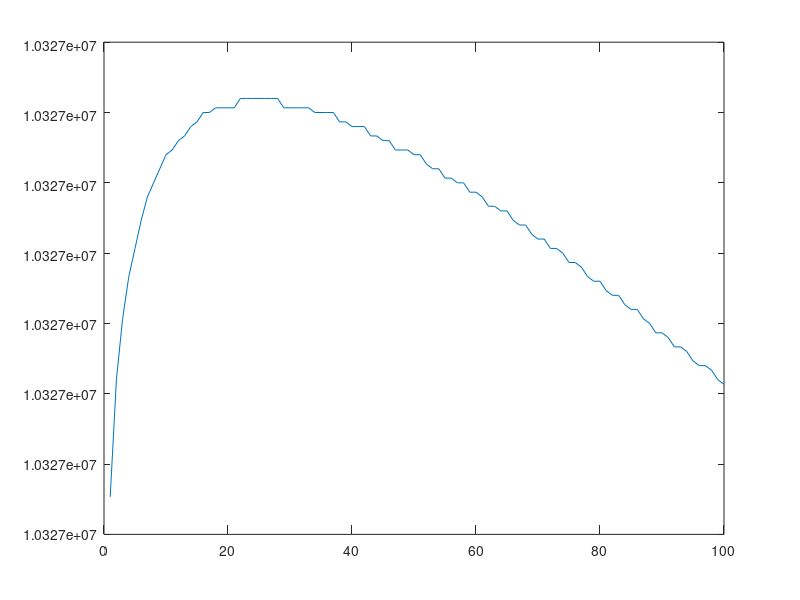

Recreate this plot in MATLAB. (Note: this script raises an error after producing the figure.)
global N
N = 10327589;

%% 1)
gamma = 1/4;
r = 0.01;
C = 1 + N - gamma / r * log(N);

Phi = @(S) gamma / (r * S) - 1;

I = @(S) gamma / r * log(S) - S + C;

S = linspace(1, 100);
% plot(S, arrayfun(Phi, S))
plot(S, I(S))

%% 2) Estimate r and solve model
T = readtable('FolkhalsomyndighetenCovid19.csv');
global cumCases
cumCases = cumsum(1 / 0.05 * T.Fall);

r = fminsearch(@(r) cost(r, gamma), 1e-7)
[t, y] = solveSIR(r, gamma, [0 25]);
fprintf('diff in removals: %d\n', (N - interp1(t, y(:, 1), 86 / 7)) - cumCases(end))
fprintf('some info:\n\ttotal number of infected: %f\n\ttotal number of dead people: %f\n', ...
    y(end, 2), y(end, 3))
% plot(t, y(:, 1)) % Plot S
writetable(array2table([t y], 'VariableNames', {'t', 'S', 'I', 'R'}), ...
    'sirResult.csv') % Export model result

%% Varying the parameters?
[R, Gamma] = meshgrid(linspace(0, r + 2e-7, 30), ...
    linspace(0, 10 * gamma, 30));
result = [R(:) Gamma(:) arrayfun(@calcInfectedRatio, R(:), Gamma(:))];
writematrix(result, 'paramHeatmap.txt')

%% Calculate 70+ age percentage
global Agedist percOver70 Casesdist pInfected70
Agedist = readtable('populationDist.csv');
percOver70 = sum(Agedist{15:end, vartype('numeric')}) / sum(Agedist{:, 2});

Casesdist = readtable('casesPerAge.csv');
Casesdist = addvars(Casesdist, Casesdist.Diseased ./ Casesdist.Infections, ...
    'NewVariableNames', 'Mortality');
pInfected70 = sum(Casesdist{8:end, 2}) / sum(Casesdist{:, 2});

r2 = fminsearch(@(r2) cost2(r, gamma, r2, p70), r / 5)
r1 = r1FromR2(r, r2)
[t, y] = solveS1S2IR1R2(r1, r2, gamma, p70, [0 30]);

%% 9)
I = 1:9;
[infected, dead] = arrayfun(@(i) calc(r1, r2, gamma, i), I);
writetable(array2table([I' infected' dead'], 'VariableNames', {'i', 'Infected', 'Dead'}), ...
    'isolationVals.csv')

function [infected, dead] = calc(r1, r2, gamma, i)
    % i=0 means all isolated
    global Agedist Casesdist
    avgMortality = @(C) mean(C.Infections / sum(C.Infections) .* C.Mortality);
    
    notIsolated = Casesdist(1:i,:); isolated = Casesdist(i + 1:end,:);
    
    percIsolated = sum(Agedist{2 * i + 1:end,2}) / sum(Agedist{:,2});
    [~, y] = solveS1S2IR1R2(r1, r2, gamma, percIsolated, [0 30]);
    
    infected = sum(y(end, 4:5));
    dead = avgMortality(notIsolated) * sum(y(end, 4)) ...
        + avgMortality(isolated) * sum(y(end, 5));
end

function [t, y] = solveSIR(r, gamma, tspan)
    % Return numerical solution to the SIR model.
    global N
    [t, y] = ode45(@(t, y) [
        -r * y(1) * y(2)
        r * y(1) * y(2) - gamma * y(2)
        gamma * y(2)
        ], tspan, [N; 1; 0]);
end

function [t, y] = solveS1S2IR1R2(r1, r2, gamma, percIsolated, tspan)
    global N
    [t, y] = ode45(@(t, y) [
        -r1 * y(1) * y(3)
        -r2 * y(2) * y(3)
        (r1 * y(1) + r2 * y(2)) * y(3) - gamma * y(3)
        r1 / (r1 + r2) * gamma * y(3)
        r2 / (r1 + r2) * gamma * y(3)
        ], tspan, [(1 - percIsolated) * N; percIsolated * N; 1; 0; 0]);
end

function C = cost(r, gamma)
    global N cumCases
    tq = (38 / 7):0.5:12; % Weeks to query
    % tq = 2:0.5:6; % Vec of weeks
    realSvals = N - cumCases(floor(7 * tq));
    
    [t, y] = solveSIR(r, gamma, [0, tq(end)]);
    Svals = interp1(t, y(:, 1), tq);
    
    C = norm(realSvals - Svals);
end

function z = calcInfectedRatio(r, gamma)
    global N
    [~, y] = solveSIR(r, gamma, [0, 200]);
    z = (N - y(end, 1)) / N;
end

function C = cost2(r, gamma, r2, p)
    global pInfected70
    r1 = r1FromR2(r, r2);
    [t, y] = solveS1S2IR1R2(r1, r2, gamma, p, [0 13]);
    S = interp1(t, y(:, [1, 2]), 13);
    C = (S(2) / sum(S) - pInfected70)^2;
end

function r1 = r1FromR2(r, r2)
    global percOver70
    r1 = r + (r - r2) * percOver70 / (1 - percOver70);
end